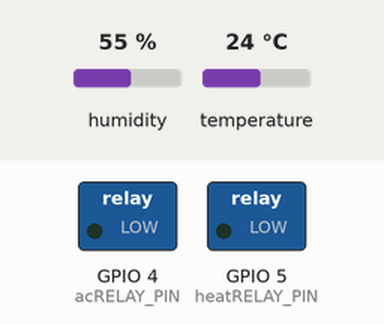
Simulated run of this sketch. Board: ESP32. Shown: switched loads named in the sketch (green lamp = pin HIGH). Inputs (shaded band) come from the test bench; at power-on: humidity 55 %, temperature 24 °C. WiFi joins after 1.5 s; servers stay silent unless stated; what the sketch prints to the serial monitor is not drawn.

Above: at 0.1 s.
At 1.6 s:
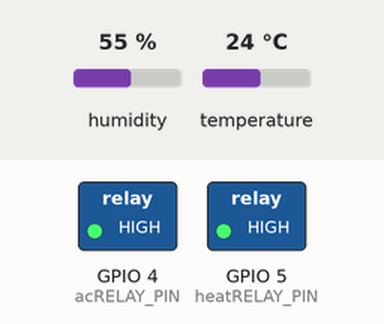
Timing chart, 0 to 3.1 s (numbered marks = the images above):
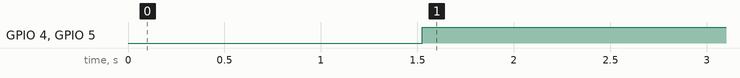

Measured:
- by itself, GPIO 4 (acRELAY_PIN), GPIO 5 (heatRELAY_PIN): LOW → HIGH at 1.5 s

The sketch:

HVAC_Firware.ino
```cpp
#include <DHT.h>
#define DHTTYPE DHT11
#include <WiFi.h>
#include <HTTPClient.h>
#include <Arduino_JSON.h>


String httpGETRequest(const char* serverName) {
  HTTPClient http;

  // Your IP address with path or Domain name with URL path
  http.begin(serverName);


  // Send HTTP POST request
  int httpResponseCode = http.GET();

  String payload = "{}";

  if (httpResponseCode>0) {
    Serial.print("HTTP Response code: ");
    Serial.println(httpResponseCode);
    payload = http.getString();
  }
  else {
    Serial.print("Error code: ");
    Serial.println(httpResponseCode);
  }
  // Free resources
  http.end();

  return payload;
}


//8888888888888888888888888888888888888888HTTP8888888888888888888888888888888888888888888888888888888888888888

const char* ssid = "12345";
const char* password = "ligma123";

//Your Domain name with URL path or IP address with path
const char* serverName = "http://sabernet.ddns.net:8080/api/devices/9be0a1cf-d7d9-48f4-9122-26a8e295cae3/schedules";

// the following variables are unsigned longs because the time, measured in
// milliseconds, will quickly become a bigger number than can be stored in an int.
unsigned long lastTime = 0;
unsigned long lastTime1 = 0;
// Timer set to 10 minutes (30000)
unsigned long timerDelay = 30000;


String APIread;


const int acRELAY_PIN = 4;
const int heatRELAY_PIN = 5;
const int  DHTPin = 21;

double sensorReadings1;

double Temperature;
int Humidity;

JSONVar keys;

const char* sensorReadings2 = "zed";

void setup() {
  Serial.begin(115200);


  //3volt
  DHT dht(DHTPin, DHTTYPE);


  pinMode(acRELAY_PIN, OUTPUT);
  pinMode(heatRELAY_PIN, OUTPUT);
  pinMode(DHTPin, INPUT);

  dht.begin();


   Temperature = dht.readTemperature();
   Temperature = (Temperature * 9/5) + 32;    // Gets the values of the temperature inf F
   Humidity = dht.readHumidity();
   Serial.println("temp  :" );
   Serial.println(Temperature);
   Serial.println("humidity");
   Serial.println(Humidity);


  WiFi.begin(ssid, password);
  Serial.println("Connecting");
  while(WiFi.status() != WL_CONNECTED) {
    delay(500);
    Serial.print(".");
  }
  Serial.println("");
  Serial.print("Connected to WiFi network with IP Address: ");
  Serial.println(WiFi.localIP());


}

void loop() {
   if(digitalRead(heatRELAY_PIN) == LOW && digitalRead(acRELAY_PIN) == LOW){
  digitalWrite(heatRELAY_PIN, HIGH);
  digitalWrite(acRELAY_PIN, HIGH);
   }


  if ((millis() - lastTime) > timerDelay) {
    //Check WiFi connection status
    if(WiFi.status()== WL_CONNECTED){

      APIread = httpGETRequest(serverName);
      //JSONVar myArray = JSON.parse(APIread);
      Serial.println(APIread);
      JSONVar myObject = JSON.parse(APIread);

      Serial.println("Object type:");
      Serial.println(JSON.typeof(myObject));

      // JSON.typeof(jsonVar) can be used to get the type of the var
      if (JSON.typeof(myObject) == "undefined") {
        Serial.println("Parsing input failed!");
        Serial.println(myObject);
        return;
      }

      Serial.print("JSON object = ");
      Serial.println(myObject);

       //myArray[0].keys()
       //JSONVar myObject = myArray[0];
       //can be used to get an array of all the keys in the object
      keys = myObject.keys();
      Serial.println((const char*) myObject["mode"]);
     JSONVar value1 = (myObject[keys[0]]);
     JSONVar value2 = (myObject[keys[1]]);

     sensorReadings1 = (double)value1;
     sensorReadings2 = (const char*)value2;


      Serial.println(keys.length());
      Serial.print("Temperature = ");
      Serial.println(sensorReadings1);
      Serial.print("MODE = ");
      Serial.println(sensorReadings2);

    }
    else {
      Serial.println("WiFi Disconnected");
    }
    lastTime = millis();
  }


    // Serial.println("test function");
   //Serial.println(Temperature);
   // Serial.println(sensorReadings2[0]);
    const char* heatKey = "heat";
    const char* coolKey = "cool";


       if ((millis() - lastTime1) > timerDelay+10) {
    //check if we have data from the api to evaluate
    if(keys.length() == 2){
    if(sensorReadings2[0] == 'h' && sensorReadings1 > Temperature){
      digitalWrite(heatRELAY_PIN, LOW);
      Serial.print("heat is turned on: SET  = " );
      Serial.println( sensorReadings2);
      Serial.print(" Local Temperature = ");
      Serial.println(Temperature);
      Serial.print(" Set Temperature = ");
      Serial.println(sensorReadings1);
    }
    else if(sensorReadings2[0] == 'h' && sensorReadings1 < Temperature) {
      digitalWrite(heatRELAY_PIN, HIGH);
      Serial.print("heat is turned off: SET = " );
      Serial.println( sensorReadings2);
      Serial.print(" Local Temperature = ");
      Serial.println(Temperature);
      Serial.print(" Set Temperature = ");
      Serial.println(sensorReadings1);
    }


    else if(sensorReadings2[0] == 'c' && sensorReadings1 < Temperature){
      digitalWrite(acRELAY_PIN, LOW);
      Serial.print("cool is turned on: SET = " );
      Serial.println( sensorReadings2);
      Serial.print(" Local Temperature = ");
      Serial.println(Temperature);
      Serial.print(" Set Temperature = ");
      Serial.println(sensorReadings1);
    }
    else if(sensorReadings2[0] == 'c' && sensorReadings1 > Temperature){
      digitalWrite(acRELAY_PIN, LOW);
      Serial.print("cool is turned off: SET = " );
      Serial.println( sensorReadings2);
      Serial.print(" Local Temperature = ");
      Serial.println(Temperature);
      Serial.print(" Set Temperature = ");
      Serial.println(sensorReadings1);
    }


    else{
      digitalWrite(acRELAY_PIN, HIGH);
      digitalWrite(heatRELAY_PIN, HIGH);
    }

    }
    lastTime1 = millis();
       }

}
```
